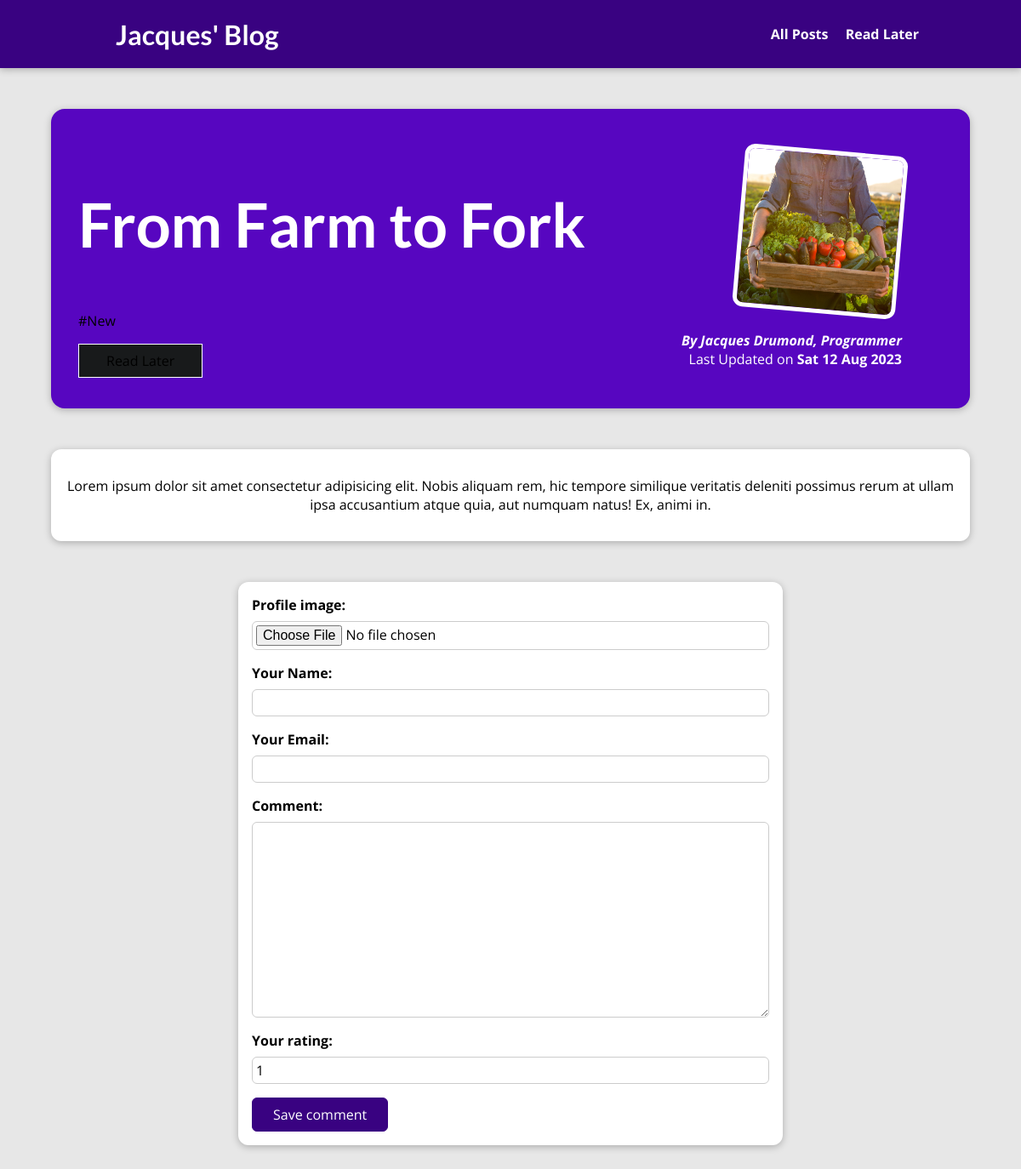
/posts/culinary-delights, run on the app's committed database.
### blog/models.py (models this page shows, shortened)
class Post(models.Model):
    title = models.CharField(max_length=200)
    excerpt = models.CharField(max_length=200)
    image = models.ImageField(upload_to="posts")
    date = models.DateField(auto_now=True)
    slug = models.SlugField(unique=True, max_length=200, db_index=True)
    content = models.TextField(validators=[MinLengthValidator(10)])
    author = models.ForeignKey(
        Author, on_delete=models.SET_NULL, null=True, related_name="posts"
    )
    tags = models.ManyToManyField(Tag)

class Tag(models.Model):
    caption = models.CharField(max_length=20)

class Author(models.Model):
    first_name = models.CharField(max_length=100)
    last_name = models.CharField(max_length=100)
    email = models.EmailField()
    formation = models.CharField(max_length=100, null=True)
    def full_name(self):
        return f"{self.first_name} {self.last_name}"
    def __str__(self):
        return self.full_name()

### blog/views.py (the view, shortened to what this page needs)
# urls.py: path("posts/<slug:slug>", views.PostDetail.as_view(), name="post-detail-page"),
class PostDetail(View):
    template_name = "blog/post_detail.html"
    model = Post
    def get(self, request, slug):
        post = Post.objects.get(slug=slug)
        stored_posts = request.session.get("stored_posts")
        if stored_posts is not None:
            is_saved_for_later = post.id in stored_posts # type: ignore
        else:
            is_saved_for_later = False
        comments = post.comments.all().order_by("-id") # type: ignore
        if comments is None or len(comments) == 0:
            has_comments = False
        else:
            has_comments = True
        context = {
            "post": post,
            "post_tags": post.tags.all(),
            'comment_form': CommentForm(),
            "comments": comments, # type: ignore
            "has_comments": has_comments,
            "is_saved_for_later": is_saved_for_later
        }
        return render(request, "blog/post_detail.html", context)

### blog/forms.py
class CommentForm(forms.ModelForm):
    class Meta:
        model = Comment
        exclude = ["post"]
        labels = {
            "user_name": "Your Name",
            "user_email": "Your Email",
            "text": "Comment",
            "rating": "Your rating",
            "profile_image": "Profile image"
        }

### blog/templates/blog/post_detail.html (shortened to what this page needs)
{% extends 'base.html' %}
{% load static %}
{% block css_files %}
    <link rel="stylesheet" href="{% static 'blog/post-detail.css' %}">
{% endblock css_files %}
{% block content %}
    <section id="summary">
        <h2>{{post.title}}</h2>
        {% for tag in post_tags %}
        <div>#{{tag.caption}}</div>
        {% endfor %}
        <div id="read-later">
            <form action="{% url "read-later" %}" method="POST">
                {% if not is_saved_for_later %}
                <button>Read Later</button>
                {% else %}
                <button>Remove from read later</button>
                {% endif %}
            </form>
        </div>
        <article>
            <img src="{{ post.image.url }}" alt="{{post.title}}">
            <address>By <a href="mailto:{{post.author.email}}">{{post.author}}, {{post.author.formation}}</a></address>
            <div>
                Last Updated on <time>{{post.date|date:"D d M Y"}}</time>
            </div>
        </article>
    </section>
    <main>
        <p>{{post.content|linebreaks}}</p>
    </main>
        <section id="comment-form">
            <form action="{% url "post-detail-page" post.slug %}" method="POST">
                {% for form_field in comment_form %}
                <div class="form-control {% if form_field.errors %}invalid{% endif %}">
                    {{ form_field.label_tag }}
                    {{ form_field }}
                </div>
                {% endfor %}
                <button>Save comment</button>
            </form>
        </section>
{% endblock content %}

### blog/static/blog/post-detail.css (style rules this page uses)
body { background-color: #e7e7e7; }
#summary { margin: 8rem auto 3rem auto; padding: 2rem; width: 90%; max-width: 90rem; border-radius: 16px; background-color: #5706c0; position: relative; box-shadow: 0 2px 8px rgba(0, 0, 0, 0.25); height: 22rem; }
#summary h2 { color: white; font-size: 4.5rem; }
#summary article { position: absolute; top: 2rem; right: 3rem; padding: 1rem 2rem; border-radius: 12px; text-align: right; color: white; }
#summary article img { width: 12rem; height: 12rem; border-radius: 12px; transform: rotateZ(5deg); border: 5px solid white; margin-bottom: 1rem; }
#summary address { font-weight: bold; }
#summary a { color: white; text-decoration: none; }
#summary time { font-weight: bold; }
main { width: 90%; max-width: 90rem; margin: 3rem auto; background-color: white; padding: 1rem; border-radius: 12px; box-shadow: 0 2px 8px rgba(0, 0, 0, 0.25); text-align: center; }
#comment-form { margin: 3rem auto; width: 90%; max-width: 40rem; border-radius: 12px; background-color: white; box-shadow: 0 2px 8px rgba(0, 0, 0, 0.25); padding: 1rem; }
#comment-form button { font: inherit; background-color: #390281; color: white; border: 1px solid #390281; padding: 0.5rem 1.5rem; border-radius: 6px; cursor: pointer; }
.form-control { margin-bottom: 1rem; }
.form-control label { font-weight: bold; margin-bottom: 0.5rem; display: block; }
.form-control input, .form-control textarea { display: block; width: 100%; font: inherit; padding: 0.25rem; border-radius: 6px; border: 1px solid #ccc; }
#read-later { margin: 1rem 0; }
#read-later button { background-color: rgb(24, 26, 27); border: 1px solid white; padding: 0.5rem 2rem; font: inherit; }

### static/app.css (style rules this page uses)
* { box-sizing: border-box; }
html { font-family: 'Open Sans', 'Lato', sans-serif; }
body { margin: 0; }
h1, h2, h3 { font-family: 'Lato', sans-serif; font-weight: bold; }

### data on the page
Post: title "From Farm to Fork", image (picture), author "Jacques Drumond", author.formation "Programmer", date "Sat 12 Aug 2023", content "Lorem ipsum dolor sit amet consectetur adipisicing elit. Nobis aliquam rem, hic tempore similique veritatis deleniti possimus rerum at ullam ipsa accusantium atque quia, aut numquam natus! Ex, animi in."
Tag: caption "New"
